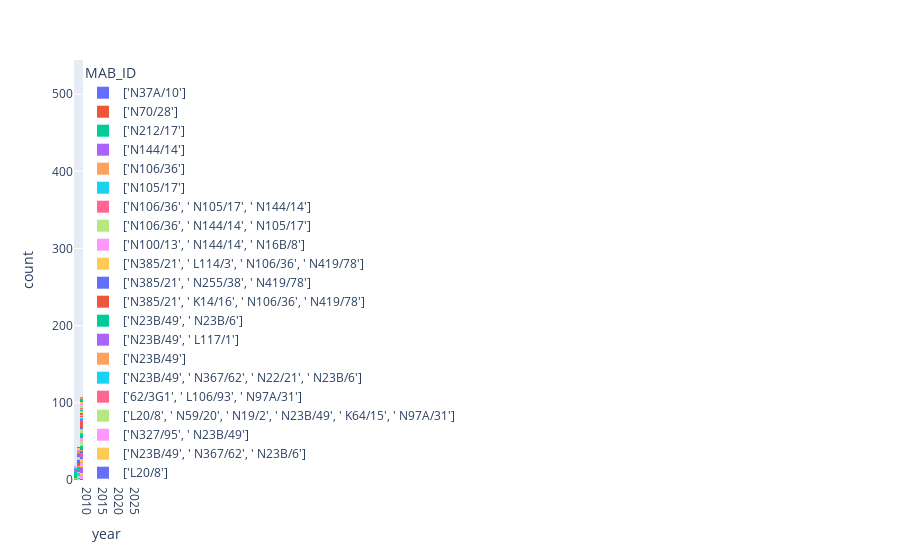

This figure's notebook cell:
### Code cell
# remove anything before the year 2000
df_cure = df_cure[df_cure['year'] >= 2000]
# make the same plot
fig = px.histogram(df_cure, x="year", color="MAB_ID")
fig.show()
